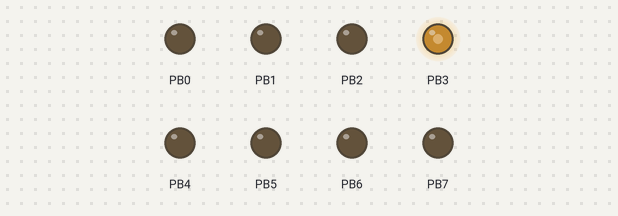
This program was run on a simulated ATmega16, built with avr-gcc and emulated at 8 MHz. Parts: output pins drawn as LEDs (lit = HIGH).

Above: at 0.2 s.
Timing chart, 0 to 1.7 s (numbered marks = the images above):
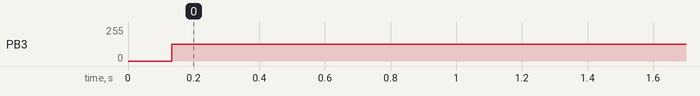

The program:

main.c
```c
/*
 * GccApplication1.c
 *
 * Created: 11/21/2022 2:52:04 PM		edited based on lab 7
 * Author : Mohamed
 */


//freq after measure from oscilloscope 121.9hz ?? working
#define F_CPU 8000000UL

#include <avr/io.h>
#include <avr/interrupt.h>
#include <math.h>
#include <util/delay.h>


//lab8

#define pi 3.14159265359
unsigned char sinwaveArray[256];
int TimerTop = 255; //timer from 0 until reach 255 (256)

//if needed add global variables (use volatile to avoid compiler optimization)
volatile unsigned int j =0;	//for ISR loop


void sampleValue(){	//the sin wave array
	for (int n=0;n<256;n++)
	{
		sinwaveArray[n]= ((TimerTop-1)/2)*sin((2*pi*n)/TimerTop)+((TimerTop+1)/2);
	}
}

void init_PWM(); //upsettings pins so PWM start


int main(void)
{
	// disable interrupts (clear I bit in SREG)
	cli();

	//setting up the  sin wave array
	sampleValue();

	//Initialize PWM(fastPWM)
	init_PWM();

	//enable interrupts
	sei();

	while (1){


	} ;
}

void init_PWM()
{
	//this function configures the generated signal at OC0

	//initialize TCNTC0 = 0
	TCNT0 = 0;
	TCCR0 = 0;	//initialize the Timer/Counter Control Register

	DDRB=0xFF;	//output mode
	PORTB=0x08; //pin 3 for oscilloscope

	// Make PB3 (OC0) to array that is dynamic stating from 0
	OCR0= sinwaveArray[0];

	//set OCR0 value
	//#define OCR0_VALUE ((F_CPU/2/N0/F_WAVE)-1)				//OCR0= OCR0_VALUE;

	// choose Fast PWM mode															   bit 3    bit 7
	TCCR0|=(1<<WGM01);	//activate Fast PWM from table page 80 in Datasheet Table 14-2. WGM01=1 WGM00=1
	TCCR0|=(1<<WGM00);
	//  Clear OC0 on compare match, set OC0 at BOTTOM,(non-inverting mode)	//COM01 COM00	(COM00 is already 0)
	TCCR0|=(1<<COM01);														//  =1    =0

	//PRESCALER decides the speed of increment of TCNT0
	//prescale 1								//CS02 CS01 CS00			//slid 5 The N variable represents the prescale factor (1,8,64,256,1024)
	TCCR0|=(1<<CS00);								//=0   =0   =1

	// Bit 0   TOIE0: Timer/Counter0 Overflow Interrupt Enable
	TIMSK|=(1<<TOIE0);	/// TOIE0 timer overflow flag << what is the diff		(last bit in TIMSK   Timer/Counter Interrupt Mask Register) datasheet
						/// OCIE0 timer counter commpate = Timer/Counter0 Compare Match Interrupt Enable
}


//!!!!important note TIMER0_OVF_vect is diff from TIMER0_COMP_vect

ISR(TIMER0_OVF_vect) // using TIMER0 interrupt to start contract sin wave from commutative interrupt
{
	OCR0=sinwaveArray[j];		//j will be 0 first time (the value in array)
	if(j==256){					//each time if j ==265 mean the last value in array so reset
		j=0;
	}
	else{						//the reset
		j++;
	}
}

//class notes
/*

increase the freq so the capasitor make a nearly sin wave (analog signal)
to control the analog of this (use small deyty cycle )

8mhz/...


56


265 is max sampling we can use for PWM signal sin

use calculation in start to make array

then use for loop to make the right array  <=== will use the PWM
timer ISR will getout PWM in pin

every overflow reset ocr

122hz freq of sin wave
*/
```

Measured:
- by itself, PB3: 0/255 → 125/255 at 0.13 s
